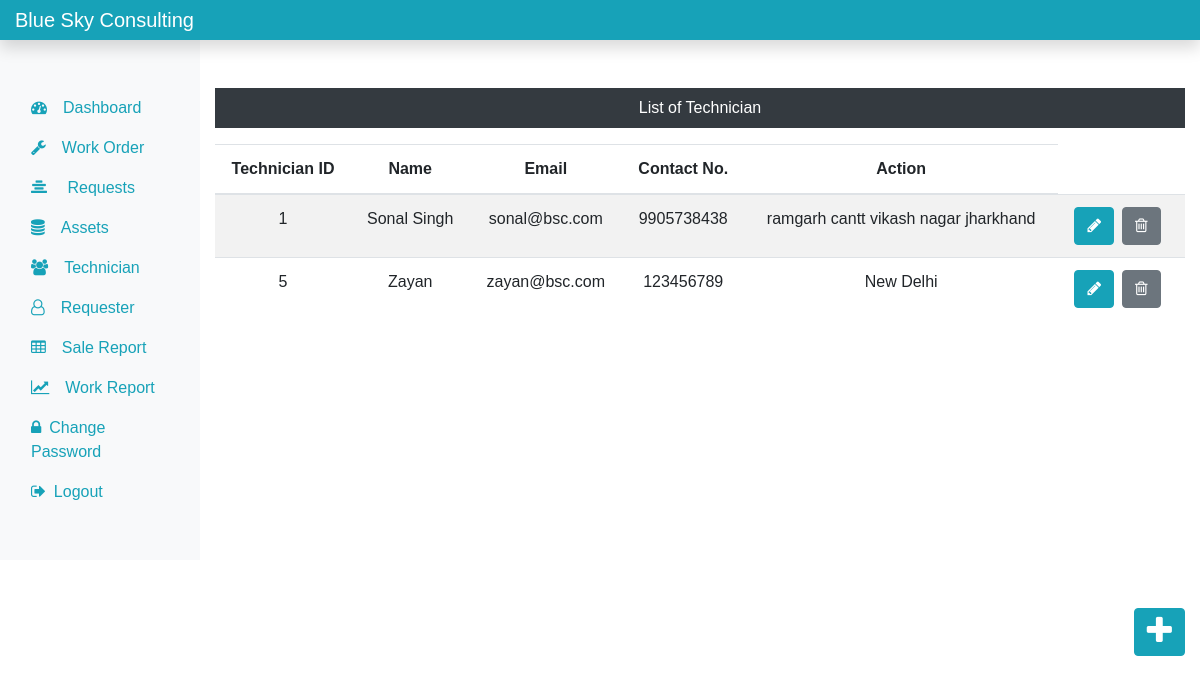
The app's page /admin/technician.php (signed in) with its own data.
### tables this page shows
CREATE TABLE `technician_tb` (
  `Tech_ID` int(10) NOT NULL,
  `t_name` text NOT NULL,
  `t_email` varchar(20) NOT NULL,
  `t_mobile` bigint(10) NOT NULL,
  `t_address` varchar(50) NOT NULL
);

### admin/technician.php (the view, shortened to what this page needs)
<?php
 include('includes/header.php');
 include('../requester/dbcon.php');
?>
<div class="col-sm-9 col-md-10 mt-5 text-center">
<p class="bg-dark text-white p-2">List of Technician</p>
<?php
  $sql = "SELECT * FROM technician_tb";
  $result = $conn->query($sql);
  if($result->num_rows > 0){
     echo '<table class="table table-striped">';
      echo '<thead>';
       echo '<tr>';
        echo '<th scope="col">Technician ID</th>';
        echo '<th scope="col">Name</th>';
        echo '<th scope="col">Email</th>';
        echo '<th scope="col">Contact No.</th>';
        echo '<th scope="col">Action</th>';
      echo '</tr>';
      echo '</thead>';
      echo '<tbody>';
       while($row = $result->fetch_assoc()){
           echo '<tr>';
            echo '<td>'.$row["Tech_ID"].'</td>';
            echo '<td>'.$row["t_name"].'</td>';
            echo '<td>'.$row["t_email"].'</td>';
            echo '<td>'.$row["t_mobile"].'</td>';
            echo '<td>'.$row["t_address"].'</td>';
            echo '<td>';
             echo '<form action="" method="POST" class="d-inline">';
              echo '<input type="hidden" name="id" value='.$row['Tech_ID'].'><button class="btn btn-info mr-2" type="submit" name="edit" value="Edit"><i class="fa fa-pencil" aria-hidden="true"></i></button>';
             echo '</form>';
             echo '<form action="" method="POST" class="d-inline">';
              echo '<input type="hidden" name="id" value='.$row['Tech_ID'].'><button class="btn btn-secondary mr-2" type="submit" name="del" value="Delete"><i class="fa fa-trash-o" aria-hidden="true"></i></button>';
             echo '</form>';
            echo '</td>';
           echo '</tr>';
       }
      echo '</tbody>';
      echo '</table>';
}
?>
</div>
</div>
<div class="float-right mt-5">
     <button class="btn btn-info"><a href="inserttech.php"><i class="fa fa-plus fa-2x" style="color:#fff;" aria-hidden="true"></i></a></button>
</div>
 </div>
</body>
</html>

### css/style.css (style rules this page uses)
* { padding: 0px; margin: 0px; font-family : 'Ubuntu', sans-serif; }

### admin/includes/header.php (style rules this page uses)
a { color: #17a2b8; }

### records on screen
technician_tb: Tech_ID "1", t_name "Sonal Singh", t_email "sonal@bsc.com", t_mobile "9905738438", t_address "ramgarh cantt vikash nagar jharkhand"
technician_tb: Tech_ID "5", t_name "Zayan", t_email "zayan@bsc.com", t_mobile "123456789", t_address "New Delhi"
